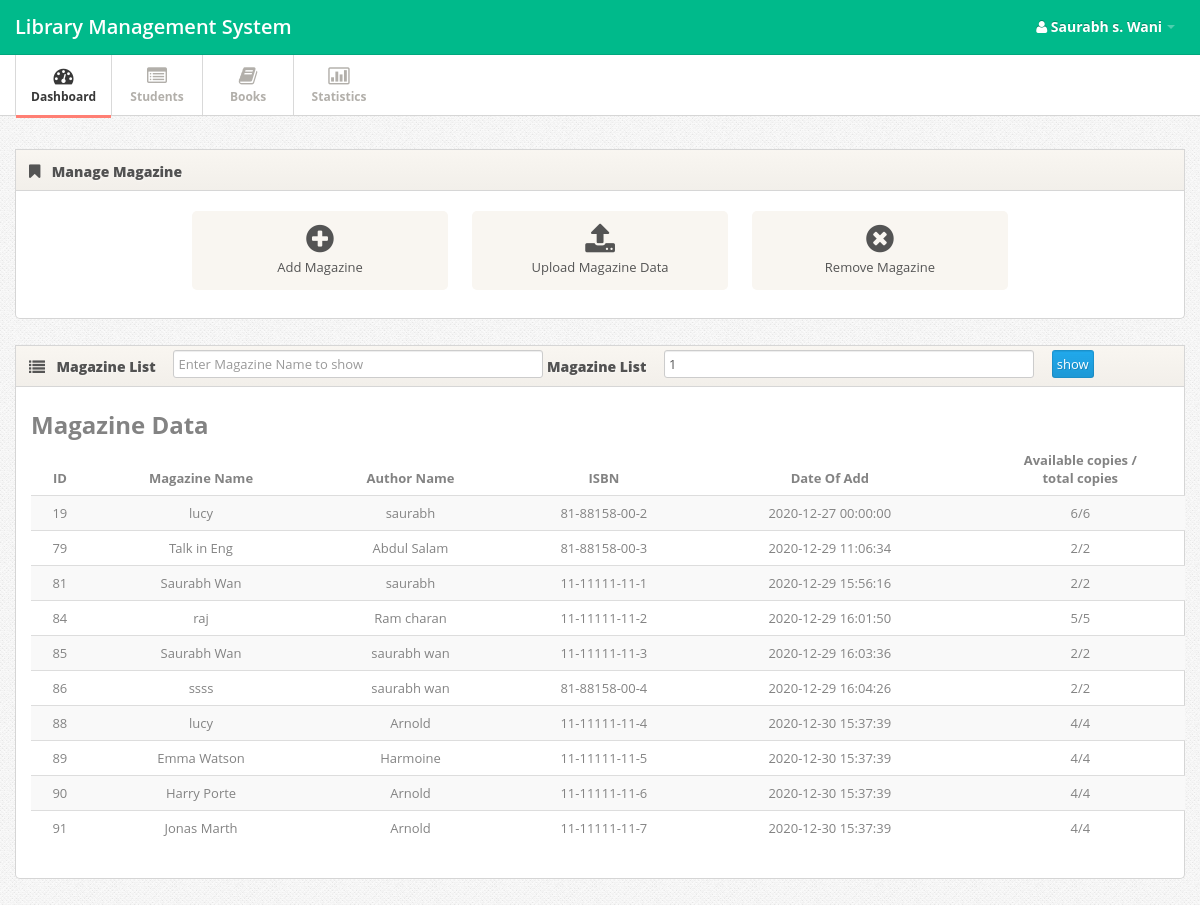
Screenshot of /Magazine.php?page=Dashboard (signed in) with the database file from the repository.
### tables this page shows
CREATE TABLE `magazine` (
  `id` int(11) NOT NULL,
  `name` varchar(11) NOT NULL,
  `author` varchar(11) NOT NULL,
  `dateadd` datetime NOT NULL DEFAULT current_timestamp(),
  `addedby` varchar(1000) NOT NULL,
  `isbn` longtext NOT NULL
);

### fun.php (called while the page is built, shortened)
<?php
function select($var,$col,$condtn)
{
	$query="SELECT $var FROM $col $condtn";
	$sql=mysqli_query($GLOBALS['connection'],$query);
	return $sql;
}
?>

### magazine.php (the view, shortened to what this page needs)
<?php
include('header.php');
?>
<div class="span12">
  <div class="widget">
    <div class="widget-header"> <i class="icon-bookmark"></i>
      <h3>Manage Magazine</h3>
    </div>
    <div class="widget-content">
      <div class="shortcuts">
        <a href="#myModal" role="button" data-toggle="modal" class="shortcut"><i class="shortcut-icon icon-plus-sign"></i><span class="shortcut-label">Add Magazine</span> </a>
        <a href="#myModal3" role="button" data-toggle="modal" class="shortcut"><i class="shortcut-icon icon-upload-alt"></i><span class="shortcut-label">Upload Magazine Data</span> </a>
        <a href="#myModal2" role="button" data-toggle="modal" class="shortcut"><i class="shortcut-icon icon-remove-sign"></i> <span class="shortcut-label">Remove Magazine</span> </a>
      </div>
    </div>
  </div>
  <div class="widget">
    <div class="widget-header"><i class='icon-list'></i>
      <h3>
        <?php
        $result=select("*","magazine","WHERE 1");
        $row=mysqli_num_rows($result);
        if($row!=0){ ?>
          <form  action="Magazine.php" method="GET" >
            Magazine List
            &emsp;<input class="span4 m-wrap" type="text" name="mgn" placeholder="Enter Magazine Name to show">
            Magazine List
            &emsp;<input class="span4 m-wrap" type="number" name="cnt" autocomplete="off" placeholder="Enter records number to show" value="1">
            &emsp;<input type="submit" class="btn-primary" value="show">
          </form>
        <?php } ?>
      </h3>
    </div>
    <div class="widget-content">
      <div class="container">
        <h2>Magazine Data</h2>
        <table class="table table-striped">
          <thead>
            <tr>
              <th><center>ID</center></th>
              <th><center>Magazine Name</center></th>
              <th><center>Author Name</center></th>
              <th><center>ISBN</center></th>
              <th><center>Date Of Add</center></th>
              <th><center>Available copies /<br> total copies</center></th>
            </tr>
          </thead>
          <tbody>
            <?php
            function res(){$cnt=25;
              $result=select("*","magazine","ORDER BY id  LIMIT $cnt ");}
              if(isset($_GET['cnt']) && isset($_GET['mgn']))
              {
                $mgn = trim($_GET['mgn']);
                $cnt = $_GET['cnt'];
                if($mgn == null)
                {
                  res();
                }else
                {$result=select("*","magazine","WHERE name LIKE '%$mgn%' ORDER BY id ASC LIMIT $cnt ");}
              }
              else
              {
                res();
              }
              while($std=mysqli_fetch_assoc($result))
              {
                $copyid=$av=0;
                $i=$std['id'];
                echo "<tr>
                <td><center> ".$i."</center></td>
                <td><center> ".$std['name']."</center></td>
                <td><center> ".$std['author']."</center></td>
                <td><center> ".$std['isbn']."</center></td>
                <td><center> ".$std['dateadd']."</center></td> ";
                $resultt=select("*","magazinecopy","WHERE bookid = '$i'");
                while($stdd=mysqli_fetch_assoc($resultt))
                {
                  if ($stdd['status']==1)
                  {
                  $av=$av+1;
                  }
                  $copyid=$copyid+1;
                }
                echo "<td><center> ".$av."/".$copyid."</center></td></tr>";
              }
              ?>
            </tbody>
          </table>
        </div>
      </div>
    </div>
  </div>
  <?php
  include('footer.php');
  ?>

### css/style.css (style rules this page uses)
body { background: #f9f6f1; font: 13px/1.7em 'Open Sans'; }
input, button, select, textarea { font-family: 'Open Sans'; }
.table td { vertical-align: middle; }
.widget { position: relative; clear: both; width: auto; margin-bottom: 2em; overflow: hidden; }
.widget-header { position: relative; height: 40px; line-height: 40px; background: #f9f6f1; background:-moz-linear-gradient(top, #f9f6f1 0%, #f2efea 100%); background:-webkit-gradient(linear, left top, left bottom, color-stop(0%,#f9f6f1), color-stop(100%,#f2efea)); background:-webkit-linear-gradient(top, #f9f6f1 0%,#f2efea 100%); background:-o-linear-gradient(top, #f9f6f1 0%,#f2efea 100%); background:-ms-linear-gradient(top, #f9f6f1 0%,#f2efea 100%); background:linear-gradient(top, #f9f6f1 0%,#f2efea 100%); filter: progid:DXImageTransform.Microsoft.gradient(startColorstr='#f9f6f1', endColorstr='#f2efea'); -ms-filter: "progid:DXImageTransform.Microsoft.gradient(startColorstr='#f9f6f1', endColorstr='#f2efea')"; border: 1px solid #d6d6d6; -webkit-background-clip: padding-box; }
.widget-header h3 { position: relative; top: 2px; left: 10px; display: inline-block; margin-right: 3em; font-size: 14px; font-weight: 800; color: #525252; line-height: 18px; text-shadow: 1px 1px 2px rgba(255,255,255,.5); }
.widget-header [class^="icon-"], .widget-header [class*=" icon-"] { display: inline-block; margin-left: 13px; margin-right: -2px; font-size: 16px; color: #555; vertical-align: middle; }
.widget-content { padding: 20px 15px 15px; background: #FFF; border: 1px solid #D5D5D5; -moz-border-radius: 5px; -webkit-border-radius: 5px; border-radius: 5px; }
.widget-header+.widget-content { border-top: none; -webkit-border-top-left-radius: 0; -webkit-border-top-right-radius: 0; -moz-border-radius-topleft: 0; -moz-border-radius-topright: 0; border-top-left-radius: 0; border-top-right-radius: 0; }
.widget-content:before, .widget-content:after { content:""; display:table; }
.widget-content:after { clear:both; }
.widget-content { zoom:1; }

### css/pages/dashboard.css (style rules this page uses)
.shortcuts { text-align: center; }
.shortcuts .shortcut { width: 22.50%; display: inline-block; padding: 12px 0; margin: 0 .9% 1em; vertical-align: top; text-decoration: none; background: #f9f6f1; border-radius: 5px; }
.shortcuts .shortcut .shortcut-icon { margin-top: .25em; margin-bottom: .25em; font-size: 32px; color: #545454; }
.shortcuts .shortcut-label { display: block; font-weight: 400; color: #545454; }

### css/pages/signin.css (style rules this page uses)
body { background: url(../../images/body-bg.png); color:#838383; font: 13px/1.7em 'Open Sans'; }

### rows the page displays
magazine: id "19", name "lucy", author "saurabh", isbn "81-88158-00-2", dateadd "2020-12-27 00:00:00", av "6", copyid "6"
magazine: id "79", name "Talk in Eng", author "Abdul Salam", isbn "81-88158-00-3", dateadd "2020-12-29 11:06:34", av "2", copyid "2"
magazine: id "81", name "Saurabh Wan", author "saurabh", isbn "11-11111-11-1", dateadd "2020-12-29 15:56:16", av "2", copyid "2"
magazine: id "84", name "raj", author "Ram charan", isbn "11-11111-11-2", dateadd "2020-12-29 16:01:50", av "5", copyid "5"
magazine: id "85", name "Saurabh Wan", author "saurabh wan", isbn "11-11111-11-3", dateadd "2020-12-29 16:03:36", av "2", copyid "2"
magazine: id "86", name "ssss", author "saurabh wan", isbn "81-88158-00-4", dateadd "2020-12-29 16:04:26", av "2", copyid "2"
magazine: id "88", name "lucy", author "Arnold", isbn "11-11111-11-4", dateadd "2020-12-30 15:37:39", av "4", copyid "4"
magazine: id "89", name "Emma Watson", author "Harmoine", isbn "11-11111-11-5", dateadd "2020-12-30 15:37:39", av "4", copyid "4"
magazine: id "90", name "Harry Porte", author "Arnold", isbn "11-11111-11-6", dateadd "2020-12-30 15:37:39", av "4", copyid "4"
magazine: id "91", name "Jonas Marth", author "Arnold", isbn "11-11111-11-7", dateadd "2020-12-30 15:37:39", av "4", copyid "4"

### other values shown
$_SESSION['sn'] "Saurabh s. Wani"
